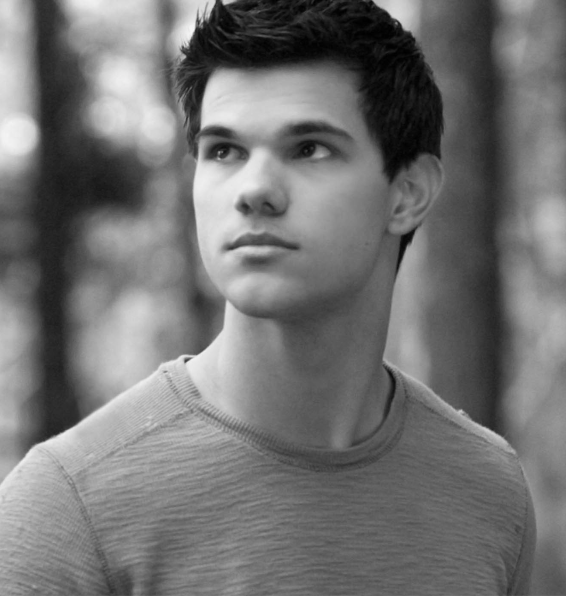
#> input picture man.png, 1132 x 1192 px (shown at 1/2 size)
$ python kmeans.py   (Python 2 division)   (older library calls are emulated)
#> lines starting #> are read from the running program, lines starting #| are printed output that depends on the picture
# -*- coding: utf-8 -*-
from scipy.cluster.vq import *
from scipy.misc import imresize
from PIL import Image,ImageDraw
from numpy import *
import matplotlib.pyplot as plt
steps = 500
im = array(Image.open('man.png'))
#> im is the input picture: shape (1192, 1132, 4); mean R, G, B, A 114, 114, 114, 255
dx = im.shape[0] / steps
#> dx = 2
dy = im.shape[1] / steps
#> dy = 2
features = []
for x in range(steps):
    for y in range(steps):
        R = mean(im[x*dx:(x+1)*dx,y*dy:(y+1)*dy,0])
        G = mean(im[x*dx:(x+1)*dx,y*dy:(y+1)*dy,1])
        B = mean(im[x*dx:(x+1)*dx,y*dy:(y+1)*dy,2])
        features.append([R,G,B])
#> after the loop, features = 250000 items
features = array(features,'f')
centroids,variance = kmeans(features,10)
#> centroids = [[192, 192, 192], [167.9, 167.9, 167.9], [86.71, 86.7, 86.71], [15.91, 15.9, 15.91], [102.2, 102.2, 102.2], [144.9, 144.9, 144.9], [42.49, 42.48, 42.49], [218.5, 218.5, 218.5], [66.29, 66.28, 66.3], [122.9, 122.8, 122.9]]; variance = 9.48
code,distance = vq(features,centroids)
codeim = code.reshape(steps,steps)
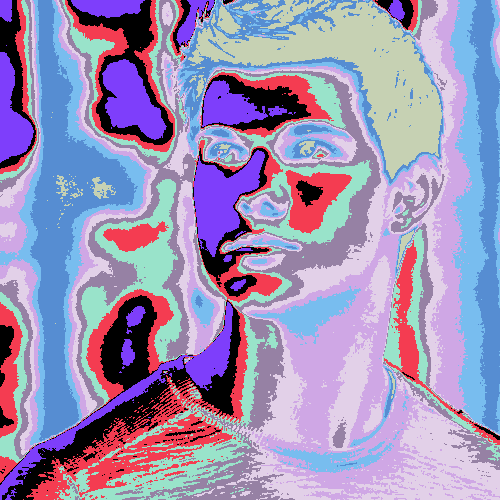
#> codeim: shape (500, 500) int32; 10 distinct labels, from 0 to 9; one colour per label, 0 black
codeim = imresize(codeim,im.shape[:2],interp='nearest')
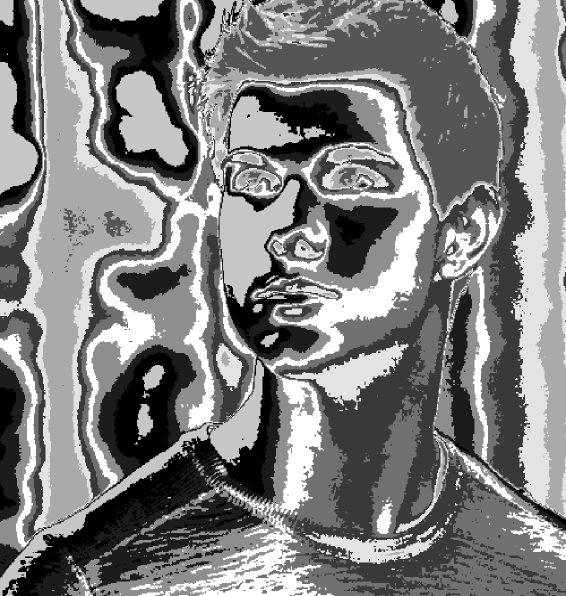
#> codeim: shape (1192, 1132) (shown at 1/2 size); min 0, max 255, mean 126.6

plt.imshow(codeim)
plt.show()
